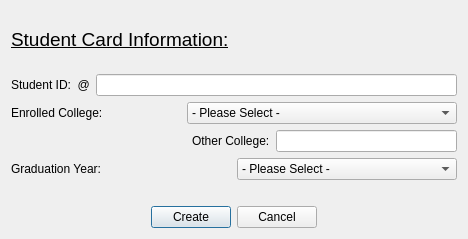
<?xml version="1.0" encoding="UTF-8"?>
<ui version="4.0">
 <class>studentForm</class>
 <widget class="QDialog" name="studentForm">
  <property name="geometry">
   <rect>
    <x>0</x>
    <y>0</y>
    <width>468</width>
    <height>239</height>
   </rect>
  </property>
  <property name="windowTitle">
   <string>Dialog</string>
  </property>
  <layout class="QVBoxLayout" name="verticalLayout">
   <item>
    <widget class="QLabel" name="label_studentCard">
     <property name="font">
      <font>
       <pointsize>14</pointsize>
       <underline>true</underline>
      </font>
     </property>
     <property name="text">
      <string>Student Card Information:</string>
     </property>
    </widget>
   </item>
   <item>
    <layout class="QHBoxLayout" name="horizontalLayout_2">
     <item>
      <widget class="QLabel" name="label_studentID">
       <property name="text">
        <string>Student ID:  @</string>
       </property>
       <property name="buddy">
        <cstring>lineEdit_studentID</cstring>
       </property>
      </widget>
     </item>
     <item>
      <widget class="QLineEdit" name="lineEdit_studentID"/>
     </item>
    </layout>
   </item>
   <item>
    <layout class="QHBoxLayout" name="horizontalLayout">
     <item>
      <widget class="QLabel" name="label_collegeEnrolled">
       <property name="text">
        <string>Enrolled College:</string>
       </property>
       <property name="buddy">
        <cstring>comboBox_colleges</cstring>
       </property>
      </widget>
     </item>
     <item>
      <widget class="QComboBox" name="comboBox_colleges">
       <item>
        <property name="text">
         <string>- Please Select -</string>
        </property>
       </item>
       <item>
        <property name="text">
         <string>U.A. Whitaker College of Engineering</string>
        </property>
       </item>
       <item>
        <property name="text">
         <string>College of Arts &amp; Sciences</string>
        </property>
       </item>
       <item>
        <property name="text">
         <string>Lutgert College of Business</string>
        </property>
       </item>
       <item>
        <property name="text">
         <string>College of Education</string>
        </property>
       </item>
       <item>
        <property name="text">
         <string>Marieb College of Health &amp; Human Services</string>
        </property>
       </item>
       <item>
        <property name="text">
         <string>Other - Please Specify</string>
        </property>
       </item>
      </widget>
     </item>
    </layout>
   </item>
   <item>
    <layout class="QHBoxLayout" name="horizontalLayout_5">
     <item>
      <spacer name="horizontalSpacer">
       <property name="orientation">
        <enum>Qt::Orientation::Horizontal</enum>
       </property>
       <property name="sizeHint" stdset="0">
        <size>
         <width>40</width>
         <height>20</height>
        </size>
       </property>
      </spacer>
     </item>
     <item>
      <widget class="QLabel" name="label_other">
       <property name="text">
        <string>Other College:</string>
       </property>
       <property name="buddy">
        <cstring>lineEdit_otherCollege</cstring>
       </property>
      </widget>
     </item>
     <item>
      <widget class="QLineEdit" name="lineEdit_otherCollege"/>
     </item>
    </layout>
   </item>
   <item>
    <layout class="QHBoxLayout" name="horizontalLayout_3">
     <item>
      <widget class="QLabel" name="label_gradYear">
       <property name="text">
        <string>Graduation Year:</string>
       </property>
       <property name="buddy">
        <cstring>comboBox_gradYear</cstring>
       </property>
      </widget>
     </item>
     <item>
      <widget class="QComboBox" name="comboBox_gradYear">
       <item>
        <property name="text">
         <string>- Please Select -</string>
        </property>
       </item>
       <item>
        <property name="text">
         <string>2024</string>
        </property>
       </item>
       <item>
        <property name="text">
         <string>2025</string>
        </property>
       </item>
       <item>
        <property name="text">
         <string>2026</string>
        </property>
       </item>
       <item>
        <property name="text">
         <string>2027</string>
        </property>
       </item>
       <item>
        <property name="text">
         <string>2028</string>
        </property>
       </item>
      </widget>
     </item>
    </layout>
   </item>
   <item>
    <spacer name="horizontalSpacer_4">
     <property name="orientation">
      <enum>Qt::Orientation::Horizontal</enum>
     </property>
     <property name="sizeHint" stdset="0">
      <size>
       <width>40</width>
       <height>20</height>
      </size>
     </property>
    </spacer>
   </item>
   <item>
    <layout class="QHBoxLayout" name="horizontalLayout_4">
     <item>
      <spacer name="horizontalSpacer_2">
       <property name="orientation">
        <enum>Qt::Orientation::Horizontal</enum>
       </property>
       <property name="sizeHint" stdset="0">
        <size>
         <width>40</width>
         <height>20</height>
        </size>
       </property>
      </spacer>
     </item>
     <item>
      <widget class="QPushButton" name="pushButton_createStudent">
       <property name="text">
        <string>Create</string>
       </property>
      </widget>
     </item>
     <item>
      <widget class="QPushButton" name="pushButton_cancelStudent">
       <property name="text">
        <string>Cancel</string>
       </property>
      </widget>
     </item>
     <item>
      <spacer name="horizontalSpacer_3">
       <property name="orientation">
        <enum>Qt::Orientation::Horizontal</enum>
       </property>
       <property name="sizeHint" stdset="0">
        <size>
         <width>40</width>
         <height>20</height>
        </size>
       </property>
      </spacer>
     </item>
    </layout>
   </item>
  </layout>
 </widget>
 <resources/>
 <connections/>
</ui>
